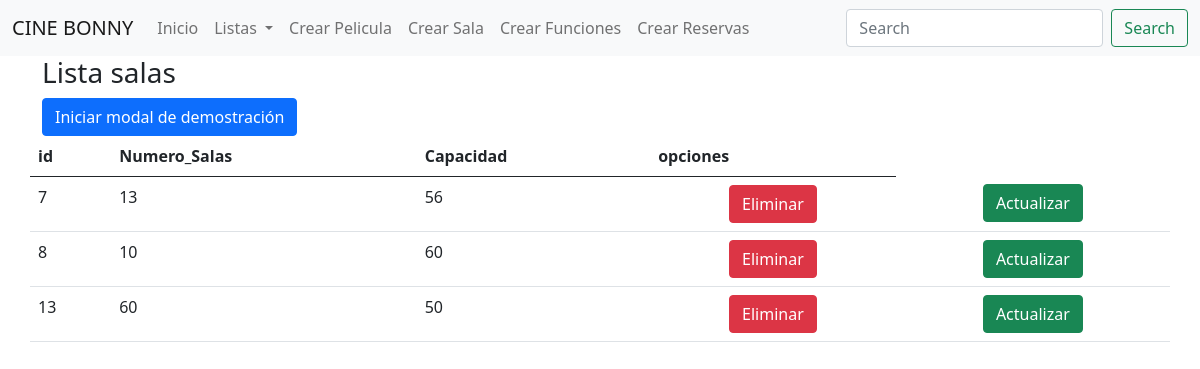
/cine/vistas/listaSala.php, run on the app's committed database.
### tables this page shows
CREATE TABLE `salas` (
  `id_sala` int(11) NOT NULL,
  `numero_salas` int(100) NOT NULL,
  `capacidad` int(100) NOT NULL
);

### cine/vistas/listaSala.php (the view, shortened to what this page needs)
<!DOCTYPE html>
<html lang="en">
<head>
</head>
<body>
<?php
    include "menu.php";
?>
<DIV class="container">
    <h3>Lista salas</h3>
<button type="button" class="btn btn-primary" data-bs-toggle="modal" data-bs-target="#exampleModal">
  Iniciar modal de demostración
</button>
<div class="row">
    <table class="table">
        <thead>
        <tr>
        <th>id</th>
        <th>Numero_Salas</th>
        <th>Capacidad</th>
          <th>opciones</th>
    </tr>
        </thead>
    <tbody>
        <?php
            include('../modelos/conexion.php');
            $query="SELECT `id_sala`, `numero_salas`, `capacidad` FROM `salas`";
            $res=$conexion->query($query);
          while($row=$res->fetch_assoc())
          {
            ?>
            <tr>
            <td><?php echo $row['id_sala']; ?></td>
            <td><?php echo $row['numero_salas']; ?></td>
            <td><?php echo $row['capacidad']; ?></td>
            <td class="text-center">
                <a class="btn btn-danger" href="../controladores/eliminarSala.php?ide=<?php echo $row['id_sala'];?>"
                class="btn btn-xs btn-danger" data-toggle="tooltip" title="Eliminar">
                    <span class="fas fa-trash"> Eliminar</span>
                </a>
            </td>
            <td class="text-center">
                <a class="btn btn-success" href="../vistas/editarFrmSala.php?ide=<?php echo $row['id_sala'];?>"
                class="btn btn-xs btn-danger" data-toggle="tooltip" title="Actualizar">
                <span class="fas fa-trash">Actualizar</span>
                </a>
            </td>
            </tr>
        <?php
          }
        ?>
    </tbody>
    </table>
</div>
</DIV>
</body>
</html>

### data on the page
salas: id_sala "7", numero_salas "13", capacidad "56"
salas: id_sala "8", numero_salas "10", capacidad "60"
salas: id_sala "13", numero_salas "60", capacidad "50"
